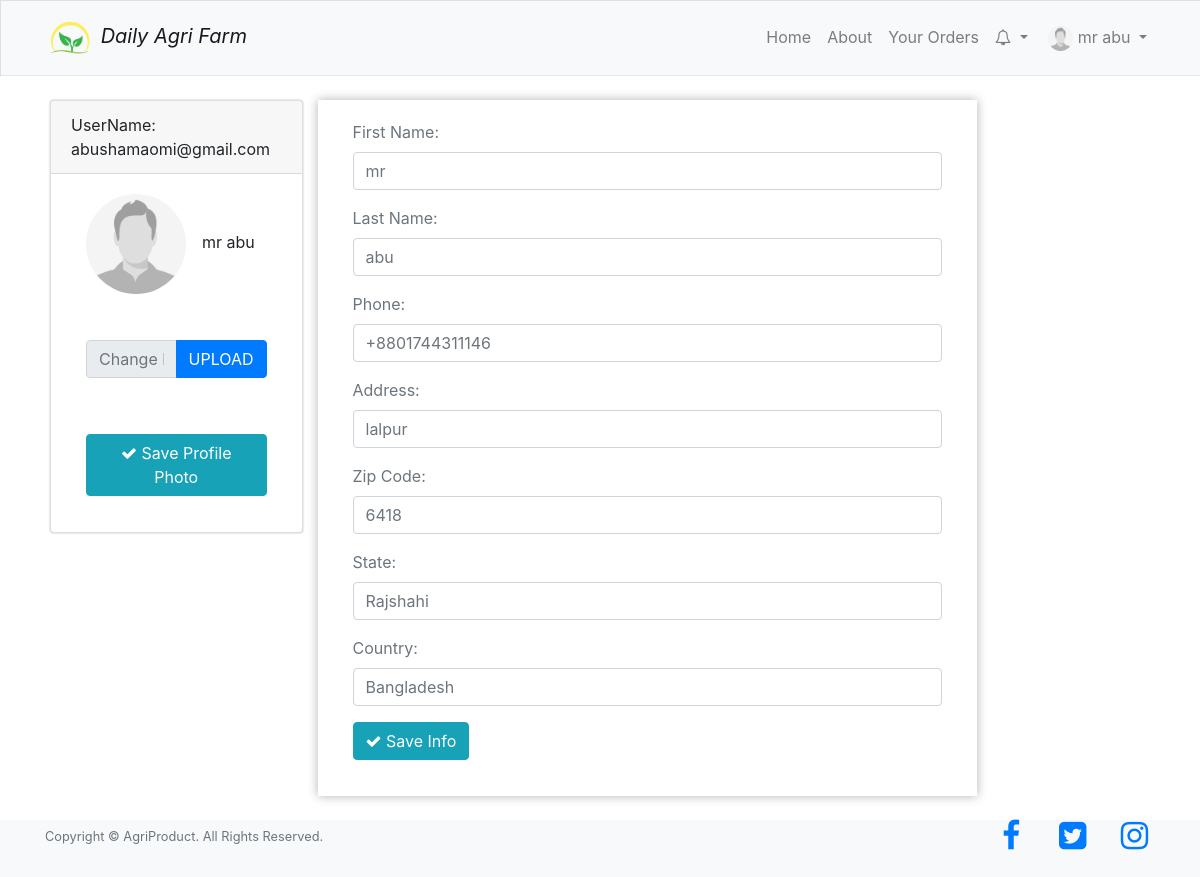
Page /agrifarm/buyer/profile.php (signed in) on the committed database.
### tables this page shows
CREATE TABLE `users` (
  `id` int(11) NOT NULL,
  `email` varchar(200) NOT NULL,
  `password` varchar(200) NOT NULL,
  `firstname` varchar(200) DEFAULT NULL,
  `lastname` varchar(200) DEFAULT NULL,
  `phone` varchar(200) DEFAULT NULL,
  `role` int(11) NOT NULL,
  `address` varchar(200) DEFAULT NULL,
  `zipcode` int(11) DEFAULT NULL,
  `country` varchar(100) DEFAULT NULL,
  `state` varchar(100) DEFAULT NULL,
  `profile_pic` varchar(250) DEFAULT NULL,
  `member_since` datetime NOT NULL DEFAULT current_timestamp()
);

### agrifarm/session.php (called while the page is built, shortened)
<?php
	include '../conn.php';
	$sql = "SELECT * FROM users WHERE id = '".$_SESSION['user']."'";
	$query = $conn->query($sql);
	$user = $query->fetch_assoc();
?>

### agrifarm/buyer/profile.php (the view, shortened to what this page needs)
<?php
  include '../session.php';
?>
<!DOCTYPE html>
<html lang="en">
<head>
    <link rel="stylesheet" href="https://cdnjs.cloudflare.com/ajax/libs/font-awesome/4.7.0/css/font-awesome.min.css">
    <link rel="stylesheet" href="https://maxcdn.bootstrapcdn.com/bootstrap/4.4.1/css/bootstrap.min.css">
</head>
<header class="header">
<nav class="navbar navbar-expand-lg navbar-light bg-light" style="box-shadow: inset 1px 1px 0 rgba(0,0,0,.1), inset 0 -1px 0 rgba(0,0,0,.07); ">
  <div class="container">
      <a class="navbar-brand" href="index.php" style="font-style: italic;">
        <img src="../images/logo.png" alt="logo" width="50px" height="50px">
        Daily Agri Farm
      </a>
  <div class="collapse navbar-collapse" id="navbarNav">
    <ul class="nav navbar-nav ml-auto">
      <li class="nav-item">
        <a class="nav-link" href="index.php">Home <span class="sr-only">(current)</span></a>
      </li>
      <li class="nav-item">
        <a class="nav-link" href="about.php">About</a>
      </li>
      <li class="nav-item">
        <a class="nav-link" href="all-order.php">Your Orders</a>
      </li>
      <li class="nav-item dropdown">
        <a class="nav-link dropdown-toggle" href="#" id="navbarDropdown" role="button" data-toggle="dropdown" aria-haspopup="true" aria-expanded="false">
          <i class="fa fa-bell-o"></i>
        </a>
      </li>
      <?php
        $photo = $user["profile_pic"];
        if($photo != "")
        {
          $img = $user["profile_pic"];
        }
        else
        {
          $img = "profile.jpg";
        }
      ?>
      <li class="nav-item dropdown">
        <a class="nav-link dropdown-toggle" href="#" id="navbarDropdown" role="button" data-toggle="dropdown" aria-haspopup="true" aria-expanded="false">
          <img src="../images/<?php echo $img; ?>" alt="" class="img-circle" style="border-radius: 50%;width: 25px; height: 25px;" /> <?php echo $user['firstname'], " ", $user['lastname']; ?>
        </a>
      </li>
    </ul>
  </div>
</nav>
</header>
<body>
<br>
<div class="container-fluid" style="min-height: 80vh;padding: 0 50px 0 50px;">
  <div class="row">
    <div class="col-md-3">
      <div class="card" style="box-shadow: 0 0 2px rgb(0,0,0,0.3);">
        <div class="card-header">UserName: <?php echo $user['email']; ?></div>
        <div class="card-body">
          <div class="col col-md-12 form-group">
            <img src="../images/<?php echo $img; ?>" alt="" id="preview" class="img-circle" style="border-radius: 50%;width: 100px; height: 100px;" />&emsp;<?php echo $user['firstname'], " ", $user['lastname']; ?>
            <form action ="update_profile.php" method="post" id="image-form" enctype="multipart/form-data">
              <center class="form-group">
                <div class="input-group my-3">
                  <input type="text" class="form-control" disabled placeholder="Change Profile Photo" id="file">
                  <div class="input-group-append">
                    <button type="button" class="browse btn btn-primary">UPLOAD</button>
                  </div>
                </div>
                <br />
              </center>
              <center class="form-group">
                <button type="submit" name="profilepic" class="btn btn-info"><i class="fa fa-check"></i> Save Profile Photo</button>
              </center>
            </form>
          </div>
        </div>
      </div>
    </div>
    <div class="col-md-7" style="padding: 20px;box-shadow: 0 0 10px rgb(0,0,0,0.3);">
      <form method="POST" action="update_profile.php" style="max-width: 800px;">
        <div class="col col-md-12 form-group">
          <label for="firstname" class="text-muted">First Name:</label>
          <input type="text" class="form-control text-muted" name="firstname" placeholder="Enter First Name" id="firstname" value="<?php echo $user['firstname']; ?>">
        </div>
        <div class="col col-md-12 form-group">
          <label for="lastname" class="text-muted">Last Name:</label>
          <input type="text" class="form-control text-muted" name="lastname" placeholder="Enter Last Name" id="lastname" value="<?php echo $user['lastname']; ?>">
        </div>
        <div class="col col-md-12 form-group">
          <label for="phone" class="text-muted">Phone:</label>
          <input type="text" class="form-control text-muted" name="phone" placeholder="Enter Phone" id="phone" value="<?php echo $user['phone']; ?>">
        </div>
        <div class="col col-md-12 form-group">
          <label for="address" class="text-muted">Address:</label>
          <input type="text" class="form-control text-muted" name="address" placeholder="Enter Address" id="address" value="<?php echo $user['address']; ?>">
        </div>
        <div class="col col-md-12 form-group">
          <label for="zipcode" class="text-muted">Zip Code:</label>
          <input type="number" class="form-control text-muted" name="zipcode" placeholder="Enter Zip Code" id="zipcode" value="<?php echo $user['zipcode']; ?>">
        </div>
        <div class="col col-md-12 form-group">
          <label for="state" class="text-muted">State:</label>
          <input type="text" class="form-control text-muted" name="state" placeholder="Enter State" id="state" value="<?php echo $user['state']; ?>">
        </div>
        <div class="col col-md-12 form-group">
          <label for="country" class="text-muted">Country:</label>
          <input type="text" class="form-control text-muted" name="country" placeholder="Enter Country" id="country" value="<?php echo $user['country']; ?>">
        </div>
        <div class="col col-md-12 form-group">
          <button type="submit" name="info" class="btn btn-info"><i class="fa fa-check"></i> Save Info</button>
        </div>
      </form>
    </div>
  </div>
</div>
<br>
<?php include '../footer.php'; ?>
</body>
</html>

### rows in the picture
users: firstname "mr", lastname "abu", email "abushamaomi@gmail.com", phone "+8801744311146", address "lalpur", zipcode "6418", state "Rajshahi", country "Bangladesh"
